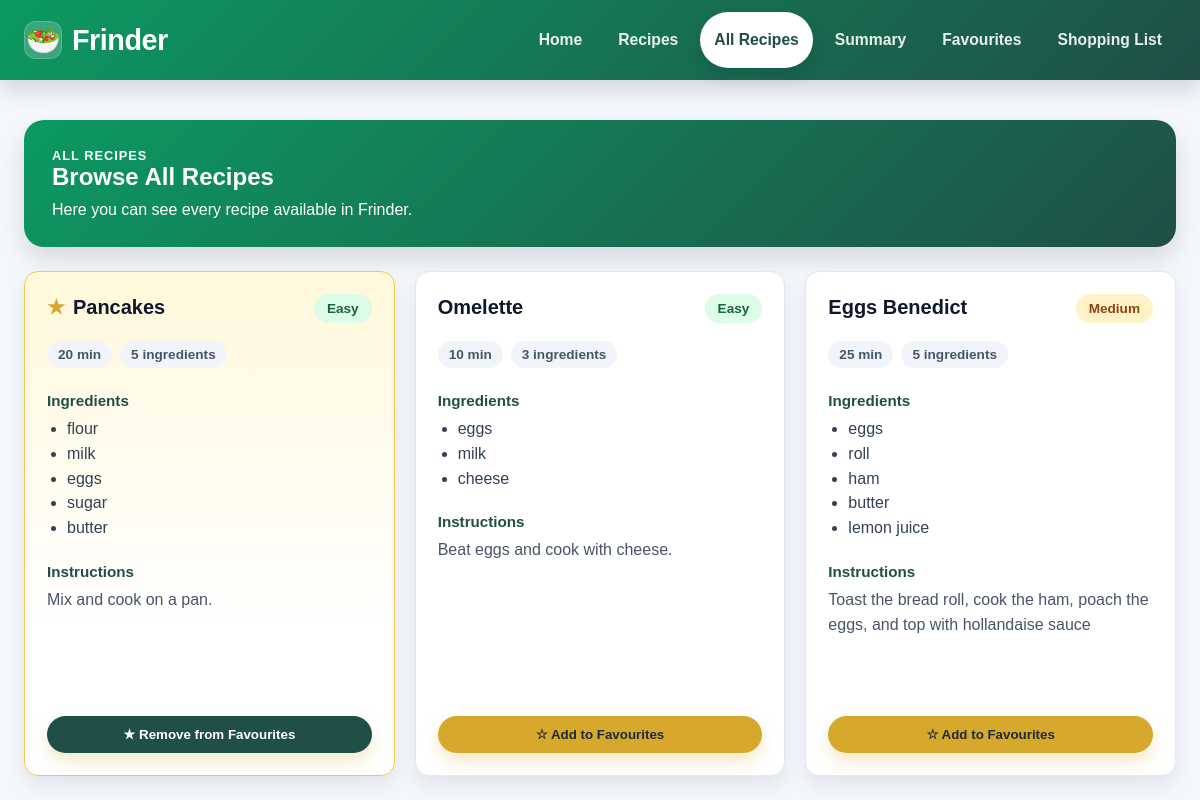
The page /all-recipes on the database its author committed.
### db_models.py (models this page shows)
class RecipeRow(Base):
    __tablename__ = "recipes"
    id = Column(Integer, primary_key=True)
    name = Column(String, nullable=False, unique=True)
    instructions = Column(String, nullable=False, default="")
    cooking_time = Column(Integer, nullable=False, default=0)
    difficulty = Column(String, nullable=False, default="Easy")
    recipe_ingredients = relationship(
        "RecipeIngredientRow",
        back_populates="recipe",
        cascade="all, delete-orphan",
        order_by="RecipeIngredientRow.position",
    )

class IngredientRow(Base):
    __tablename__ = "ingredients"
    id = Column(Integer, primary_key=True)
    name = Column(String, nullable=False, unique=True)
    recipe_links = relationship("RecipeIngredientRow", back_populates="ingredient")
    user_links = relationship("UserIngredientRow", back_populates="ingredient")
    shopping_links = relationship("ShoppingListRow", back_populates="ingredient")

### app.py (the view)
@app.route("/all-recipes")
def all_recipes():
    recipes_list, favourite_recipe_names = get_recipes_with_favourite_status()
    return render_template(
        "all_recipes.html",
        recipes=recipes_list,
        favourite_recipe_names=favourite_recipe_names,
    )

### app.py (called while the page is built)
def add_favourite_status(recipes, favourite_recipe_names):
    favourite_name_set = set(favourite_recipe_names)
    return [
        recipe.__class__(
            **{
                **recipe.to_dict(),
                "is_favourite": recipe_key(recipe.name) in favourite_name_set,
            }
        )
        for recipe in recipes
    ]

def get_recipes_with_favourite_status():
    recipes_list = load_recipes()
    favourite_recipe_names = read_favourite_recipe_names()
    return add_favourite_status(recipes_list, favourite_recipe_names), favourite_recipe_names

### db.py (called while the page is built)
def _session():
    return _session_factory()()

def session():
    return _session()

### models.py (called while the page is built)
    def to_dict(self):
        return {
            "name": self.name,
            "ingredients": list(self.ingredients),
            "instructions": self.instructions,
            "cooking_time": self.cooking_time,
            "difficulty": self.difficulty,
            "available_ingredients": list(self.available_ingredients),
            "missing_ingredients": list(self.missing_ingredients),
            "match_score": self.match_score,
            "is_favourite": self.is_favourite,
        }

### storage.py (called while the page is built)
def _recipe_row_to_model(recipe_row):
    ingredients = [link.ingredient.name for link in recipe_row.recipe_ingredients]
    return Recipe(
        name=recipe_row.name,
        ingredients=ingredients,
        instructions=recipe_row.instructions,
        cooking_time=recipe_row.cooking_time,
        difficulty=recipe_row.difficulty,
    )

def _read_favourite_recipe_names(session):
    rows = session.execute(
        select(FavoriteRecipeRow)
        .options(selectinload(FavoriteRecipeRow.recipe))
        .order_by(FavoriteRecipeRow.id)
    ).scalars().all()
    return [recipe_key(row.recipe.name) for row in rows]

def _run_read(action):
    with session() as db_session:
        return action(db_session)

def load_recipes():
    def action(db_session):
        recipe_rows = db_session.execute(
            select(RecipeRow)
            .options(
                selectinload(RecipeRow.recipe_ingredients).selectinload(
                    RecipeIngredientRow.ingredient
                )
            )
            .order_by(RecipeRow.id)
        ).scalars().all()
        return [_recipe_row_to_model(recipe_row) for recipe_row in recipe_rows]
    return _run_read(action)

def read_favourite_recipe_names():
    return _run_read(_read_favourite_recipe_names)

### utils.py (called while the page is built)
def clean_ingredient(value):
    return str(value).strip().lower()

### templates/all_recipes.html (shortened to what this page needs)
{% extends "base.html" %}
{% block content %}
<section class="recipes-banner">
  <p class="recipes-banner__label">All Recipes</p>
  <h1>Browse All Recipes</h1>
  <p>Here you can see every recipe available in Frinder.</p>
</section>
<section class="all-recipes-section">
  {% if recipes %}
    <div class="recipes-grid">
      {% for recipe in recipes %}
        <article class="recipe-card {% if recipe.is_favourite %}recipe-card--favourite{% endif %}">
          <div class="recipe-card__header">
            <h3 class="recipe-card__title">
              {% if recipe.is_favourite %}
                <span class="recipe-card__star">★</span>
              {% endif %}
              {{ recipe.name }}
            </h3>
            <span class="difficulty-badge difficulty-badge--{{ recipe.difficulty | lower }}">
              {{ recipe.difficulty }}
            </span>
          </div>
          <div class="recipe-card__info-row">
            <span>{{ recipe.cooking_time }} min</span>
            <span>{{ recipe.ingredients | length }} ingredients</span>
          </div>
          <div class="recipe-card__section">
            <h4>Ingredients</h4>
            <ul class="recipe-card__list">
              {% for ingredient in recipe.ingredients %}
                <li>{{ ingredient }}</li>
              {% endfor %}
            </ul>
          </div>
          <div class="recipe-card__section recipe-card__instructions">
            <h4>Instructions</h4>
            <p>{{ recipe.instructions }}</p>
          </div>
          <div class="recipe-card__actions">
            {% if recipe.is_favourite %}
              <form method="post" action="{{ url_for('remove_from_favourites') }}">
                <button class="favourite-button favourite-button--active" type="submit">
                  ★ Remove from Favourites
                </button>
              </form>
            {% else %}
              <form method="post" action="{{ url_for('add_to_favourites') }}">
                <button class="favourite-button" type="submit">
                  ☆ Add to Favourites
                </button>
              </form>
            {% endif %}
          </div>
        </article>
      {% endfor %}
    </div>
  {% else %}
    <p class="recipes-empty-message">No recipes available yet.</p>
  {% endif %}
</section>
{% endblock %}

### static/style.css (style rules this page uses)
body { font-family: Arial, sans-serif; margin: 0; background: #f4f7fb; color: #24324a; }
button { padding: 10px 14px; font-family: inherit; }
.homepage-header, .recipes-banner, .all-recipes-banner, .favourites-banner, .shopping-banner, .summary-hero { background: linear-gradient(135deg, #0C9961, #1f4f46); color: white; padding: 28px; border-radius: 20px; margin-bottom: 24px; box-shadow: 0 12px 24px rgba(0, 0, 0, 0.12); }
.recipes-banner__label, .all-recipes-banner__label, .favourites-banner__label, .shopping-banner__label, .summary-kicker { margin: 0 0 8px; text-transform: uppercase; letter-spacing: 1px; font-size: 0.8rem; font-weight: bold; }
.recipes-banner h1, .all-recipes-banner h1, .favourites-banner h1, .summary-hero h1 { margin: 0 0 10px; }
.recipes-banner p, .all-recipes-banner p, .favourites-banner p, .summary-intro { margin: 0; }
.recipes-scroll, .all-recipes-section, .favourites-section { max-height: none; overflow-y: visible; padding-right: 0; }
.recipes-grid, .all-recipes-grid, .favourites-grid { display: grid; grid-template-columns: repeat(3, minmax(0, 1fr)); gap: 20px; }
.recipe-card { position: relative; display: flex; flex-direction: column; min-height: 100%; gap: 14px; margin-top: 0; padding: 22px; background: white; border: 1px solid #e2e8f0; border-radius: 14px; box-shadow: 0 10px 20px rgba(0, 0, 0, 0.08); transition: transform 0.2s ease, box-shadow 0.2s ease; }
.recipe-card--favourite { background: linear-gradient(180deg, #fff8db 0%, #ffffff 70%); border-color: #f2c94c; }
.recipe-card__header, .recipe-card__top { display: flex; align-items: flex-start; justify-content: space-between; gap: 16px; margin-bottom: 4px; }
.recipe-card__title { display: flex; align-items: center; gap: 8px; margin: 0; color: #0f172a; font-size: 1.25rem; line-height: 1.3; }
.recipe-card__star { color: #d6a92d; font-size: 1.25rem; line-height: 1; flex-shrink: 0; }
.recipe-card__info-row, .recipe-card__meta { display: flex; flex-wrap: wrap; gap: 8px; margin: 0 0 10px; color: #475569; font-size: 0.85rem; }
.recipe-card__info-row span, .recipe-card__meta span { display: inline-flex; align-items: center; padding: 6px 11px; border-radius: 999px; background: #f1f5f9; color: #475569; font-weight: 700; }
.difficulty-badge, .recipe-card__badge { display: inline-flex; align-items: center; padding: 7px 13px; border-radius: 999px; font-size: 0.85rem; font-weight: 800; white-space: nowrap; }
.difficulty-badge--easy, .recipe-card__badge { background: #dcfce7; color: #166534; }
.difficulty-badge--medium { background: #fef3c7; color: #92400e; }
.recipe-card__section { margin-top: 0; margin-bottom: 8px; }
.recipe-card__section h4 { margin: 0 0 8px; color: #1f4f46; font-size: 0.95rem; }
.recipe-card__section p { margin: 0; color: #475569; line-height: 1.55; }
.recipe-card__list { margin: 8px 0 0; padding-left: 20px; color: #334155; line-height: 1.55; }
.recipe-card__instructions { flex-grow: 1; }
.recipe-card__actions { margin-top: auto; padding-top: 10px; }
.recipe-card__actions form { margin: 0; }
.recipe-card__actions button, .favourite-button { width: 100%; }
.favourite-button { border: none; border-radius: 999px; background: #d6a92d; color: #1f2937; padding: 11px 16px; cursor: pointer; font-weight: 800; box-shadow: 0 8px 16px rgba(214, 169, 45, 0.25); }
.favourite-button--active { background: #1f4f46; color: #ffffff; }

### rows shown on the page
RecipeRow: name "Pancakes", difficulty "Easy", cooking_time "20", ingredients|length "5", instructions "Mix and cook on a pan."
IngredientRow: name "flour"
IngredientRow: name "milk"
IngredientRow: name "eggs"
IngredientRow: name "sugar"
IngredientRow: name "butter"
RecipeRow: name "Omelette", difficulty "Easy", cooking_time "10", ingredients|length "3", instructions "Beat eggs and cook with cheese."
IngredientRow: name "cheese"
RecipeRow: name "Eggs Benedict", difficulty "Medium", cooking_time "25", ingredients|length "5", instructions "Toast the bread roll, cook the ham, poach the eggs, and top with hollandaise sauce"
IngredientRow: name "roll"
IngredientRow: name "ham"
IngredientRow: name "lemon juice"
